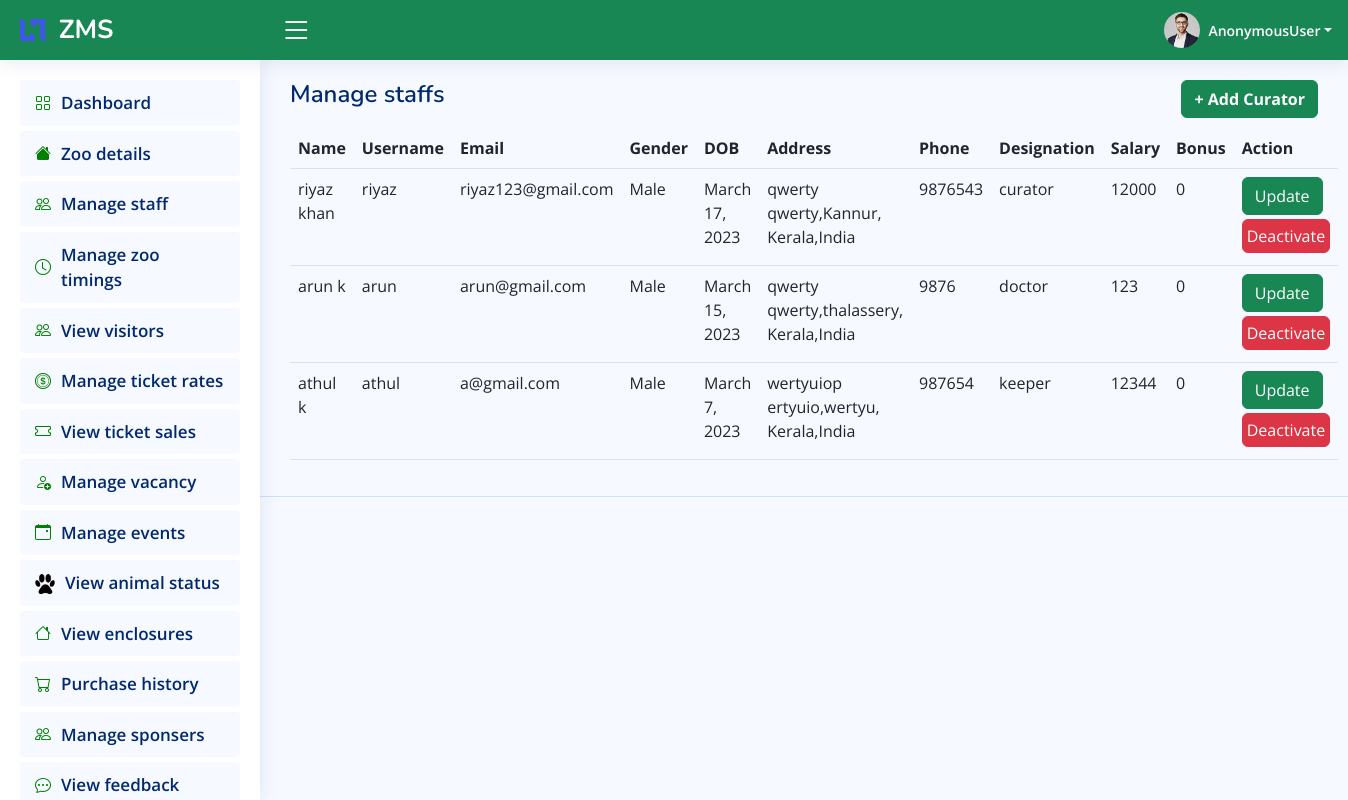
Page /director/manage_staff/ on the earlier database version.
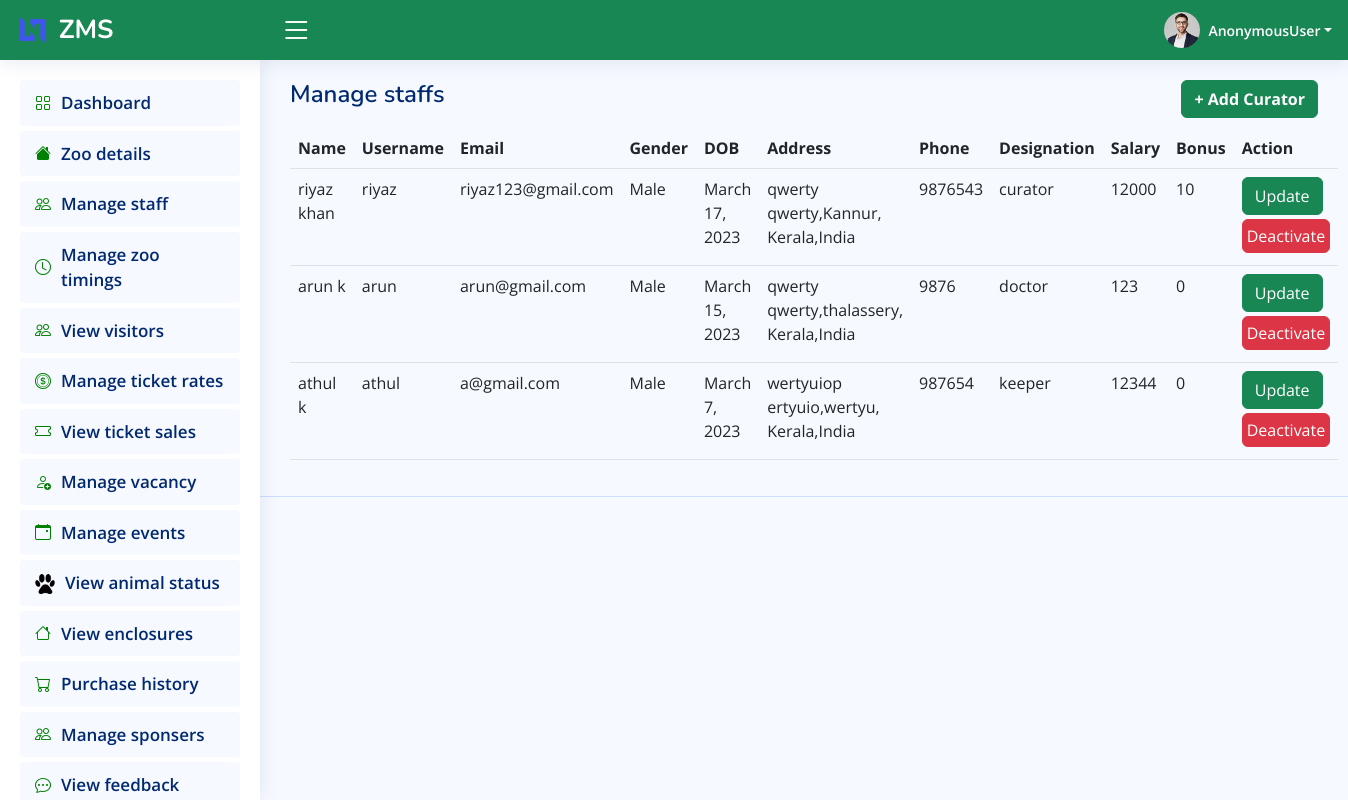
Same page on the later database version.
### accounts/models.py (models this page shows, shortened)
class Staffs(models.Model):
    desig = models.CharField(max_length=20,verbose_name="Designation")
    salary = models.BigIntegerField()
    bonus = models.IntegerField(default=0)
    user = models.ForeignKey(to=Users,on_delete=models.CASCADE)

class Users(AbstractUser):
    gen_choice = (('m','male'),('f','female'))
    con_choice = (('Afghanistan', 'Afghanistan'),('Albania', 'Albania'),('Algeria', 'Algeria'),('Andorra', 'Andorra'),('Angola', 'Angola'),('Antigua and Barbuda', 'Antigua and Barbuda'),('Argentina', 'Argentina'),('Armenia', 'Armenia'),('Australia', 'Australia'),('Austria', 'Austria'),('Azerbaijan', 'Azerbaijan'),('Bahamas', 'Bahamas'),('Bahrain', 'Bahrain'),('Bangladesh', 'Bangladesh'),('Barbados', 'Barbados'),('Belarus', 'Belarus'),('Belgium', 'Belgium'),('Belize', 'Belize'),('Benin', 'Benin'),('Bhutan', 'Bhutan'),('Bolivia', 'Bolivia'),('Bosnia and Herzegovina', 'Bosnia and Herzegovina'),('Botswana', 'Botswana'),('Brazil', 'Brazil'),
        ('Brunei', 'Brunei'),('Bulgaria', 'Bulgaria'),('Burkina Faso', 'Burkina Faso'),('Burundi', 'Burundi'),('Cabo Verde', 'Cabo Verde'),('Cambodia', 'Cambodia'),('Cameroon', 'Cameroon'),('Canada', 'Canada'),('Central African Republic', 'Central African Republic'),('Chad', 'Chad'),('Chile', 'Chile'),('China', 'China'),('Colombia', 'Colombia'),('Comoros', 'Comoros'),('Congo', 'Congo'),('Costa Rica', 'Costa Rica'),('Croatia', 'Croatia'),('Cuba', 'Cuba'),('Cyprus', 'Cyprus'),('Czech Republic', 'Czech Republic'),('Denmark', 'Denmark'),('Djibouti', 'Djibouti'),('Dominica', 'Dominica'),('Dominican Republic', 'Dominican Republic'),('Ecuador', 'Ecuador'),
        ('Egypt', 'Egypt'),('El Salvador', 'El Salvador'),('Equatorial Guinea', 'Equatorial Guinea'),('Eritrea', 'Eritrea'),('Estonia', 'Estonia'),('Eswatini', 'Eswatini'),('Ethiopia', 'Ethiopia'),('Fiji', 'Fiji'),('Finland', 'Finland'),('France', 'France'),('Gabon', 'Gabon'),('Gambia', 'Gambia'),('Georgia', 'Georgia'),('Germany', 'Germany'),('Ghana', 'Ghana'),('Greece', 'Greece'),('Grenada', 'Grenada'),('Guatemala', 'Guatemala'),('Guinea', 'Guinea'),('Guinea-Bissau', 'Guinea-Bissau'),('Guyana', 'Guyana'),('Haiti', 'Haiti'),('Honduras', 'Honduras'),('Hungary', 'Hungary'),('Iceland','Iceland'),("India", "India"),("Indonesia", "Indonesia"),("Iran", "Iran"),
        ("Iraq", "Iraq"),("Ireland", "Ireland"),('Israel', 'Israel'),('Italy', 'Italy'),('Jamaica', 'Jamaica'),('Japan', 'Japan'),('Jordan', 'Jordan'),('Kazakhstan', 'Kazakhstan'),('Kenya', 'Kenya'),('Kiribati', 'Kiribati'),('North Korea', 'North Korea'),('South Korea', 'South Korea'),('Kuwait', 'Kuwait'),('Kyrgyzstan', 'Kyrgyzstan'),('Laos', 'Laos'),('Latvia', 'Latvia'),('Lebanon', 'Lebanon'),('Lesotho', 'Lesotho'),('Liberia', 'Liberia'),('Libya', 'Libya'),('Liechtenstein', 'Liechtenstein'),('Lithuania', 'Lithuania'),('Luxembourg', 'Luxembourg'),('Madagascar', 'Madagascar'),('Malawi', 'Malawi'),('Malaysia', 'Malaysia'),('Maldives', 'Maldives'),('Mali', 'Mali'),
        ('Malta', 'Malta'),('Marshall Islands', 'Marshall Islands'),('Mauritania', 'Mauritania'),('Mauritius', 'Mauritius'),('Mexico', 'Mexico'),('Micronesia', 'Micronesia'),('Moldova', 'Moldova'),('Monaco', 'Monaco'),('Mongolia', 'Mongolia'),('Montenegro', 'Montenegro'),('Morocco', 'Morocco'),('Mozambique', 'Mozambique'),('Myanmar', 'Myanmar'),('Namibia', 'Namibia'),('Nauru', 'Nauru'),('Nepal', 'Nepal'),('Netherlands', 'Netherlands'),('New Zealand', 'New Zealand'),('Nicaragua', 'Nicaragua'),('Niger', 'Niger'),('Nigeria', 'Nigeria'),('North Macedonia', 'North Macedonia'),('Norway', 'Norway'),('Oman', 'Oman'),('Pakistan', 'Pakistan'),('Palau', 'Palau'),('Panama', 'Panama'),
        ('Papua New Guinea', 'Papua New Guinea'),('Paraguay', 'Paraguay'),('Peru', 'Peru'),('Philippines', 'Philippines'),('Poland', 'Poland'),('Portugal', 'Portugal'),('Qatar', 'Qatar'),('Romania', 'Romania'),('Russia', 'Russia'),('Rwanda', 'Rwanda'),('Saint Kitts and Nevis', 'Saint Kitts and Nevis'),('Saint Lucia', 'Saint Lucia'),('Saint Vincent and the Grenadines', 'Saint Vincent and the Grenadines'),('Samoa', 'Samoa'),('San Marino', 'San Marino'), ('Sao Tome and Principe','Sao Tome and Principe'), ('Saudi Arabia','Saudi Arabia'), ('Senegal','Senegal'), ('Serbia','Serbia'), ('Seychelles','Seychelles'), ('Sierra Leone','Sierra Leone'),('Singapore','Singapore'), ('Slovakia','Slovakia'),
        ('Slovenia','Slovenia'), ('Solomon Islands','Solomon Islands'), ('Somalia','Somalia'), ('South Africa','South Africa'), ('South Sudan','South Sudan'), ('Spain','Spain'), ('Sri Lanka','Sri Lanka'), ('Sudan','Sudan'), ('Suriname','Suriname'), ('Sweden','Sweden'), ('Switzerland','Switzerland'), ('Syria','Syria'), ('Taiwan','Taiwan'), ('Tajikistan','Tajikistan'), ('Tanzania','Tanzania'), ('Thailand','Thailand'), ('Timor-Leste','Timor-Leste'), ('Togo','Togo'), ('Tonga','Tonga'), ('Trinidad and Tobago','Trinidad and Tobago'), ('Tunisia','Tunisia'), ('Turkey','Turkey'), ('Turkmenistan','Turkmenistan'), ('Tuvalu','Tuvalu'), ('Uganda','Uganda'), ('Ukraine','Ukraine'),
        ('United Arab Emirates','United Arab Emirates'), ('United Kingdom','United Kingdom'), ('United States','United States'), ('Uruguay','Uruguay'), ('Uzbekistan','Uzbekistan'), ('Vanuatu','Vanuatu'), ('Vatican City','Vatican City'), ('Venezuela','Venezuela'), ('Vietnam','Vietnam'), ('Yemen','Yemen'), ('Zambia','Zambia'), ('Zimbabwe','Zimbabwe')
    )
    gender = models.CharField(max_length=1,choices=gen_choice)
    dob = models.DateField(null=True,blank=True)
    country = models.CharField(max_length=32,choices=con_choice)
    state = models.CharField(max_length=30)
    city = models.CharField(max_length=20)
    street = models.CharField(max_length=20)
    pincode = models.IntegerField(null=True,blank=True)
    house_name = models.CharField(max_length=50)
    phone = models.BigIntegerField(default=0)
    usertype = models.CharField(max_length=15)
    profile = models.ImageField(upload_to="DP",max_length=300,verbose_name="profile photo",default="null")
    id_card = models.FileField(upload_to="id",max_length=300)

### Director/views.py (the view)
# urls.py: path('manage_staff/',staffList,name="director_manage_staff"),
def staffList(request):
    staffObj = Staffs.objects.exclude(desig = 'director')
    return render(request,'view staffs.html',{'staffs':staffObj})

### Director/templates/view staffs.html (shortened to what this page needs)
{% extends 'shared/directorpanel.html' %}
{% block pagetitle %}
<div class="d-flex justify-content-between">
    <h1>Manage staffs</h1>
    <a href="{% url 'director_add_curator' %}" class="btn btn-success text-white" style="width:max-content;"> <b>+ Add Curator</b> </a>
</div>
{% endblock pagetitle %}
{% block display %}
    <div class="row">
        <div class="col-sm-12">
            <table class="table table-stripped datatable" style="height: inherit;">
                <thead>
                    <tr>
                        <th>Name</th>
                        <th>Username</th>
                        <th>Email</th>
                        <th>Gender</th>
                        <th>DOB</th>
                        <th>Address</th>
                        <th>Phone</th>
                        <th>Designation</th>
                        <th>Salary</th>
                        <th>Bonus</th>
                        <th>Action</th>
                    </tr>
                </thead>
                {% for staff in staffs %}
                <tr>
                    <td>{{staff.user.first_name}} {{staff.user.last_name}}</td>
                    <td>{{staff.user.username}}</td>
                    <td>{{staff.user.email}}</td>
                    {% if staff.user.gender == 'm' %}
                    <td>Male</td>
                    {% else %}
                    <td>Female</td>
                    {% endif %}
                    <td>{{staff.user.dob}}</td>
                    <td>{{staff.user.house_name}} <br> {{staff.user.street}},{{staff.user.city}},<br>{{staff.user.state}},{{staff.user.country}}</td>
                    <td>{{staff.user.phone}}</td>
                    <td>{{staff.desig}}</td>
                    <td>{{staff.salary}}</td>
                    <td>{{staff.bonus}}</td>
                    <td><a href="{% url 'director_update_staff' staff.user.id %}" class="btn btn-success text-white">
                        Update
                        </a>
                    {% if staff.user.is_active == 1 %}
                    <a href="{% url 'director_change_staffstatus' staff.user.id %}" onclick="return confirm('Are you sure?')" class="btn btn-danger text-white activate p-1 my-1" style="padding-top: 0;">
                        Deactivate
                    </a>
                    {% else %}
                    <a href="{% url 'director_change_staffstatus' staff.user.id %}" onclick="return confirm('Are you sure?')" class="btn btn-success text-white activate p-1 my-1" style="padding-top: 0;">
                        Activate
                    </a>
                    {% endif %}
                    </td>
                </tr>
                {% endfor %}
            </table>
        </div>
    </div>
{% endblock display %}

### Director/templates/shared/directorpanel.html (shortened to what this page needs)
<!DOCTYPE html>
<html lang="en">
{% load static %}
<head>
  <link href="{% static 'assets/vendor/bootstrap/css/bootstrap.min.css' %}" rel="stylesheet">
  <link href="{% static 'assets/vendor/bootstrap-icons/bootstrap-icons.css' %}" rel="stylesheet">
  <link href="{% static 'assets/vendor/boxicons/css/boxicons.min.css' %}" rel="stylesheet">
  <link href="{% static 'assets/vendor/quill/quill.snow.css' %}" rel="stylesheet">
  <link href="{% static 'assets/vendor/quill/quill.bubble.css' %}" rel="stylesheet">
  <link href="{% static 'assets/vendor/remixicon/remixicon.css' %}" rel="stylesheet">
  <link href="{% static 'assets/vendor/simple-datatables/style.css' %}" rel="stylesheet">
  <link href="{% static 'assets/css/buttons.dataTables.min.css' %}" rel="stylesheet">
  <link href="{% static 'assets/css/jquery.dataTables.min.css' %}" rel="stylesheet">
  <link href="{% static 'assets/css/style.css' %}" rel="stylesheet">
</head>
<body>
  <header id="header" class="header bg-success fixed-top d-flex align-items-center">
    <div class="d-flex align-items-center justify-content-between" style="width:22%">
      <a href="index.html" class="logo d-flex align-items-center">
        <img src="{% static 'assets/img/logo.png' %}" alt="">&nbsp;&nbsp;
        <span class="d-none d-lg-block text-white">ZMS</span>
      </a>
      <i class="bi bi-list toggle-sidebar-btn text-white"></i>
    </div>
    <nav class="header-nav ms-auto">
      <ul class="d-flex align-items-center">
        <li class="nav-item dropdown pe-3">
          <a class="nav-link nav-profile d-flex align-items-center pe-0" href="#" data-bs-toggle="dropdown">
            <img src="{% static 'assets/img/profile-img.jpg' %}" alt="Profile" class="rounded-circle">
            <span class="d-none d-md-block dropdown-toggle ps-2 text-white">{{user}}</span>
          </a>
        </li>
      </ul>
    </nav>
  </header>
  <aside id="sidebar" class="sidebar">
    <ul class="sidebar-nav" id="sidebar-nav">
      <li class="nav-item">
        <a class="nav-link " href="{% url 'director_home' %}">
          <i class="bi bi-grid"></i>
          <span>Dashboard</span>
        </a>
      </li>
      <li class="nav-item">
        <a class="nav-link " href="{% url 'director_view_zoo_details' %}">
            <i class="bi bi-house-fill"></i>
            <span>Zoo details</span>
        </a>
      </li>
      <li class="nav-item">
        <a class="nav-link " href="{% url 'director_manage_staff' %}">
            <i class="bi bi-people"></i>
            <span>Manage staff</span>
        </a>
      </li>
      <li class="nav-item">
        <a class="nav-link " href="{% url 'director_manage_zoo_time' %}">
            <i class="bi bi-clock"></i>
            <span>Manage zoo timings</span>
        </a>
      </li>
      <li class="nav-item">
        <a class="nav-link " href="{% url 'director_view_visitors' %}">
            <i class="bi bi-people"></i>
            <span>View visitors</span>
        </a>
      </li>
      <li class="nav-item">
        <a class="nav-link " href="{% url 'director_manage_ticket_rate' %}">
            <i class="bi bi-coin"></i>
            <span>Manage ticket rates</span>
        </a>
      </li>
      <li class="nav-item">
        <a class="nav-link " href="{% url 'director_view_ticket_sales' %}">
            <i class="bi bi-ticket"></i>
            <span>View ticket sales</span>
        </a>
      </li>
      <li class="nav-item">
        <a class="nav-link " href="{% url 'director_manage_vacancy' %}">
            <i class="bi bi-person-add"></i>
            <span>Manage vacancy</span>
        </a>
      </li>
      <li class="nav-item">
        <a class="nav-link " href="{% url 'director_manage_events' %}">
            <i class="bi-calendar-event"></i>
            <span>Manage events</span>
        </a>
      </li>
      <li class="nav-item">
        <a class="nav-link " href="{% url 'director_view_animals' %}">
            <i>
            </i>
            <span>View animal status</span>
        </a>
      </li>
      <li class="nav-item">
        <a class="nav-link " href="{% url 'director_view_enclosures' %}">
            <i class="bi bi-house"></i>
            <span>View enclosures</span>
        </a>
      </li>
      <li class="nav-item">
        <a class="nav-link " href="{% url 'director_view_purchase_history' %}">
            <i class="bi bi-cart"></i>
            <span>Purchase history</span>
        </a>
      </li>
      <li class="nav-item">
        <a class="nav-link " href="{% url 'director_manage_sponsers' %}">
            <i class="bi bi-people"></i>
            <span>Manage sponsers</span>
        </a>
      </li>
      <li class="nav-item">
        <a class="nav-link " href="{% url 'director_view_feedbacks' %}">
            <i class="bi bi-chat-dots"></i>
            <span>View feedback</span>
        </a>
      </li>
    </ul>
  </aside>
  <main id="main" class="main">
    <div class="pagetitle">
        {% block pagetitle %}{% endblock pagetitle %}
    </div>
    <section class="section dashboard">
      <div class="row">
        {% block display %}
        {% endblock display %}
      </div>
    </section>
  </main>
  <footer id="footer" class="footer">
  </footer>
</body>
</html>

### static/assets/css/style.css (style rules this page uses)
:root { scroll-behavior: smooth; }
body { font-family: "Open Sans", sans-serif; background: #f6f9ff; color: #444444; }
a { color: #4154f1; text-decoration: none; }
h1, h2, h3, h4, h5, h6 { font-family: "Nunito", sans-serif; }
#main { margin-top: 60px; padding: 20px 30px; transition: all 0.3s; }
.pagetitle { margin-bottom: 10px; }
.pagetitle h1 { font-size: 24px; margin-bottom: 0; font-weight: 600; color: #012970; }
.logo { line-height: 1; }
@media (min-width: 1200px) { .logo { width: 280px; } }
.logo img { max-height: 26px; margin-right: 6px; }
.logo span { font-size: 26px; font-weight: 700; color: #012970; font-family: "Nunito", sans-serif; }
.header { transition: all 0.5s; z-index: 997; height: 60px; box-shadow: 0px 2px 20px rgba(1, 41, 112, 0.1); background-color: #fff; padding-left: 20px; }
.header .toggle-sidebar-btn { font-size: 32px; padding-left: 10px; cursor: pointer; color: #012970; }
.header-nav ul { list-style: none; }
.header-nav>ul { margin: 0; padding: 0; }
.header-nav .nav-profile { color: #012970; }
.header-nav .nav-profile img { max-height: 36px; }
.header-nav .nav-profile span { font-size: 14px; font-weight: 600; }
.sidebar { position: fixed; top: 60px; left: 0; bottom: 0; width: 260px; z-index: 996; transition: all 0.3s; padding: 20px; overflow-y: auto; scrollbar-width: thin; scrollbar-color: #aab7cf transparent; box-shadow: 0px 0px 20px rgba(1, 41, 112, 0.1); background-color: #fff; }
@media (min-width: 1200px) { #main, #footer { margin-left: 260px; } }
.sidebar-nav { padding: 0; margin: 0; list-style: none; }
.sidebar-nav li { padding: 0; margin: 0; list-style: none; }
.sidebar-nav .nav-item { margin-bottom: 5px; }
.sidebar-nav .nav-link { display: flex; align-items: center; font-size: 17px; font-weight: 600; color: #012970; transition: 0.3; background: #f6f9ff; padding: 10px 15px; border-radius: 4px; }
.sidebar-nav .nav-link i { font-size: 16px; margin-right: 10px; color: green; }
.footer { padding: 20px 0; font-size: 14px; transition: all 0.3s; border-top: 1px solid #cddfff; }

Differences in the rows shown:
changed Staffs "curator": bonus "0" → "10"
